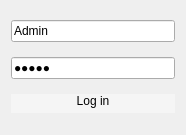
<?xml version="1.0" encoding="UTF-8"?>
<ui version="4.0">
 <class>AdminAuthorizationWindow</class>
 <widget class="QDialog" name="AdminAuthorizationWindow">
  <property name="geometry">
   <rect>
    <x>0</x>
    <y>0</y>
    <width>186</width>
    <height>135</height>
   </rect>
  </property>
  <property name="windowTitle">
   <string>Admin Authorization</string>
  </property>
  <layout class="QGridLayout" name="gridLayout">
   <item row="0" column="0">
    <widget class="QLineEdit" name="lineEditAdmName">
     <property name="text">
      <string>Admin</string>
     </property>
     <property name="placeholderText">
      <string>Name</string>
     </property>
    </widget>
   </item>
   <item row="1" column="0">
    <widget class="QLineEdit" name="lineEditPassAdm">
     <property name="text">
      <string>12345</string>
     </property>
     <property name="echoMode">
      <enum>QLineEdit::Password</enum>
     </property>
     <property name="placeholderText">
      <string>Password</string>
     </property>
    </widget>
   </item>
   <item row="2" column="0">
    <widget class="QPushButton" name="pushButton">
     <property name="styleSheet">
      <string notr="true">QPushButton
{
background-color: rgb(245, 245, 245);
border:none;
color: rgb(2, 2, 2);
border-left: 1px solid rgb(245, 245, 245);
border-right: 1px solid rgb(245, 245, 245);
border-bottom: 5px solid rgb(245, 245, 245);
}
QPushButton:hover {
    color: #000000;
    background-color: rgb(200, 200, 200); 
    border: 0px solid rgb(0, 0, 0);
}</string>
     </property>
     <property name="text">
      <string>Log in</string>
     </property>
    </widget>
   </item>
  </layout>
 </widget>
 <resources/>
 <connections/>
</ui>
